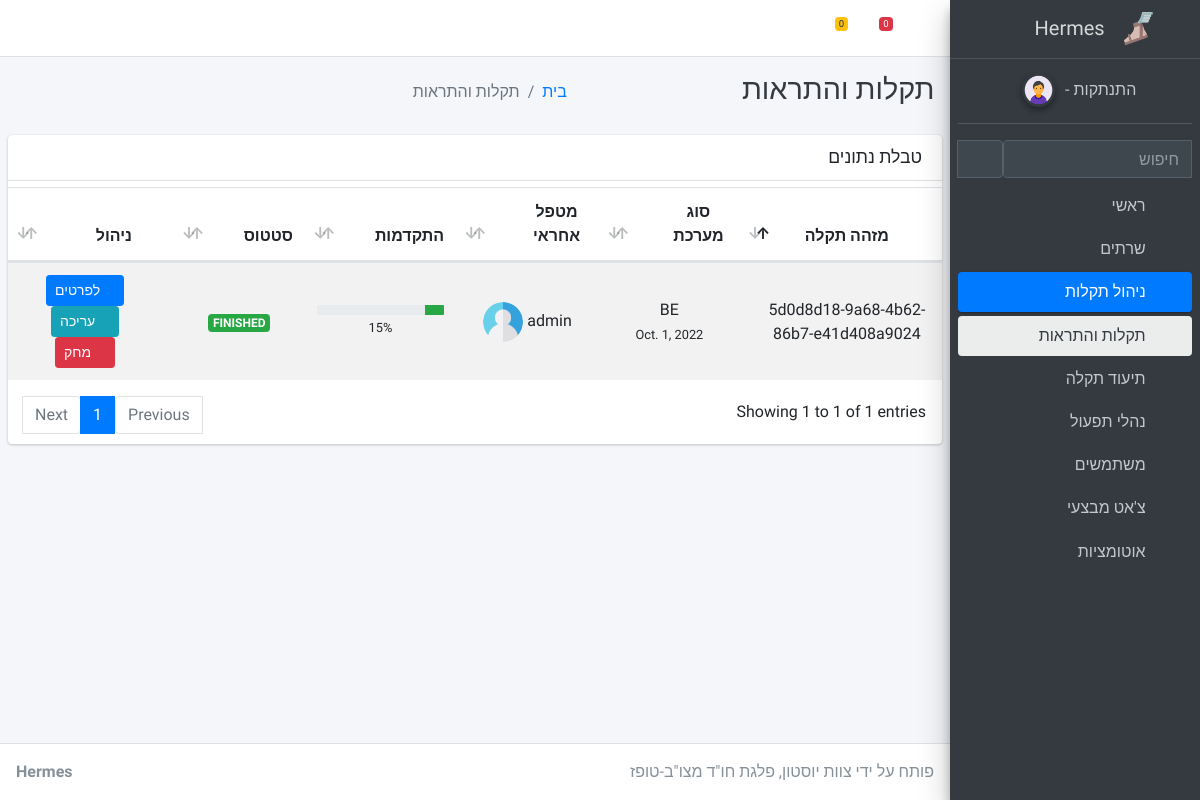
/management-alerts, run on the app's committed database.
### apps/home/models.py (models this page shows, shortened)
class Record(models.Model):
    AIRPORT = 'AIRPORT'
    BE = 'BE'
    CHOICES_SYSTEM = (
        (AIRPORT, 'AIRPORT'),
        (BE, 'BE')
    )
    FINISHED = 'FINISHED'
    IN_PROGRESS = 'IN PROGRESS'
    ABORTED = 'ABORTED'
    CHOICES_STATUS = (
        (FINISHED, 'FINISHED'),
        (IN_PROGRESS, 'IN PROGRESS'),
        (ABORTED, 'ABORTED')
    )
    id = models.AutoField(primary_key=True)
    record_id =  models.UUIDField(default=uuid.uuid4, editable=False)
    created_by = models.ForeignKey(User, related_name='records', on_delete=models.CASCADE)
    system_type = models.CharField(max_length=20, choices=CHOICES_SYSTEM, default=AIRPORT)
    status = models.CharField(max_length=20, choices=CHOICES_STATUS, default=IN_PROGRESS)
    network = models.CharField(max_length = 12)
    date_start = models.DateField()
    date_finish = models.DateField()
    progression = PositiveIntegerField(default=0, validators=[MinValueValidator(0), MaxValueValidator(100)])
    short_description = models.TextField(blank=True, null=True)
    long_description = models.TextField(blank=True, null=True)
    short_solution = models.TextField(blank=True, null=True)
    long_solution = models.TextField(blank=True, null=True)

### apps/home/views.py (the view)
# urls.py: path('management-alerts', views.alerts, name='management-alerts'),
def alerts(request):
    alerts = Record.objects.all()
    context = {'management', 'alerts'}
    return render(request,'home/alerts.html', {'alerts': alerts, 'segment' : context})

### apps/context_processors.py (called while the page is built)
def cfg_assets_root(request):
    return { 'ASSETS_ROOT' : settings.ASSETS_ROOT }

### apps/home/templatetags/auth_extras.py (called while the page is built)
@register.filter(name='has_group')
def has_group(user, group_name):
    group = Group.objects.get(name=group_name)
    return True if group in user.groups.all() else False

@register.filter(name='get_messages')
def get_messages(user):
    return latestMessages

@register.filter(name='get_notifications')
def get_notifications(user):
    return latestUserSignUp + lastestAlerts

### apps/templates/home/alerts.html (shortened to what this page needs)
{% extends "layouts/base.html" %}
{% block body_class %} sidebar-mini layout-fixed layout-navbar-fixed layout-footer-fixed {% endblock body_class %}
{% block stylesheets %}
  <link rel="stylesheet" href="{{ ASSETS_ROOT }}/plugins/fontawesome-free/css/all.min.css">
  <link rel="stylesheet" href="{{ ASSETS_ROOT }}/plugins/datatables-bs4/css/dataTables.bootstrap4.min.css">
  <link rel="stylesheet" href="{{ ASSETS_ROOT }}/css/adminlte.min.css">
{% endblock stylesheets %}
{% block content %}
  <div class="content-wrapper">
    <div class="content-header" style="direction:rtl">
      <div class="container-fluid">
        <div class="row mb-2">
          <div class="col-sm-3">
            <h1 class="m-0 text-dark">תקלות והתראות</h1>
          </div>
          <div class="col-sm-4">
            <ol class="breadcrumb float-sm-left">
              <li class="breadcrumb-item"><a href="/">בית</a></li>
              <li class="breadcrumb-item active">תקלות והתראות</li>
            </ol>
          </div>
        </div>
      </div>
    </div>
    <section class="content" style="direction: rtl">
      <div class="card">
        <div class="card-header">
          <h3 class="card-title">טבלת נתונים</h3>
        </div>
        <div class="card-body p-0">
          <table id="table" class="table table-striped projects">
              <thead>
                  <tr class="text-center">
                    <th>מזהה תקלה</th>
                    <th>סוג מערכת</th>
                    <th>מטפל אחראי</th>
                    <th>התקדמות</th>
                    <th>סטטוס</th>
                    <th>ניהול</th>
                  </tr>
              </thead>
              <tbody>
                {% for a in alerts %}
                  <tr class="text-center">
                      <td>{{a.record_id}}</td>
                      <td>
                          <a>{{a.system_type}}</a>
                          <br/>
                          <small>{{a.date_start}}</small>
                      </td>
                      <td>
                        <img alt="Avatar" class="table-avatar" src="{{ ASSETS_ROOT }}/img/user.png">
                      </td>
                      <td class="project_progress">
                          <div class="progress progress-sm">
                              <div class="progress-bar bg-green" role="progressbar" aria-valuenow="{{a.progression}}" aria-valuemin="0" aria-valuemax="100" style="width: {{a.progression}}%">
                              </div>
                          </div>
                          <small> {{a.progression}}% </small>
                      </td>
                      <td class="project-state">
                        {% if a.status == "FINISHED" %}
                          <span class="badge badge-success">{{a.status}}</span>
                        {% else %}
                            {% if a.status == "IN PROGRESS" %}
                              <span class="badge badge-warning">{{a.status}}</span>
                            {% else %}
                              <span class="badge badge-danger">{{a.status}}</span>
                            {% endif %}
                        {% endif %}
                      </td>
                      <td class="project-actions text-center">
                          <a class="btn btn-primary btn-sm" href="{% url 'management-view' a.id  %}">
                              <i class="fas fa-folder"></i>
                              לפרטים
                          </a>
                          <a class="btn btn-info btn-sm" href="{% url 'management-edit' a.id  %}">
                              <i class="fas fa-pencil-alt"></i>
                              עריכה
                          </a>
                          <a class="btn btn-danger btn-sm" href="{% url 'management-del' a.id  %}">
                              <i class="fas fa-trash"></i>
                              מחק
                          </a>
                      </td>
                  </tr>
                {% endfor %}
              </tbody>
          </table>
        </div>
      </div>
    </section>
  </div>
{% endblock content %}

### data on the page
Record: record_id "5d0d8d18-9a68-4b62-86b7-e41d408a9024", system_type "BE", date_start "Oct. 1, 2022", progression "15", status "FINISHED"

### other printed values
{{ request.user|get_messages }} "0"
{{ request.user|get_notifications }} "0"
